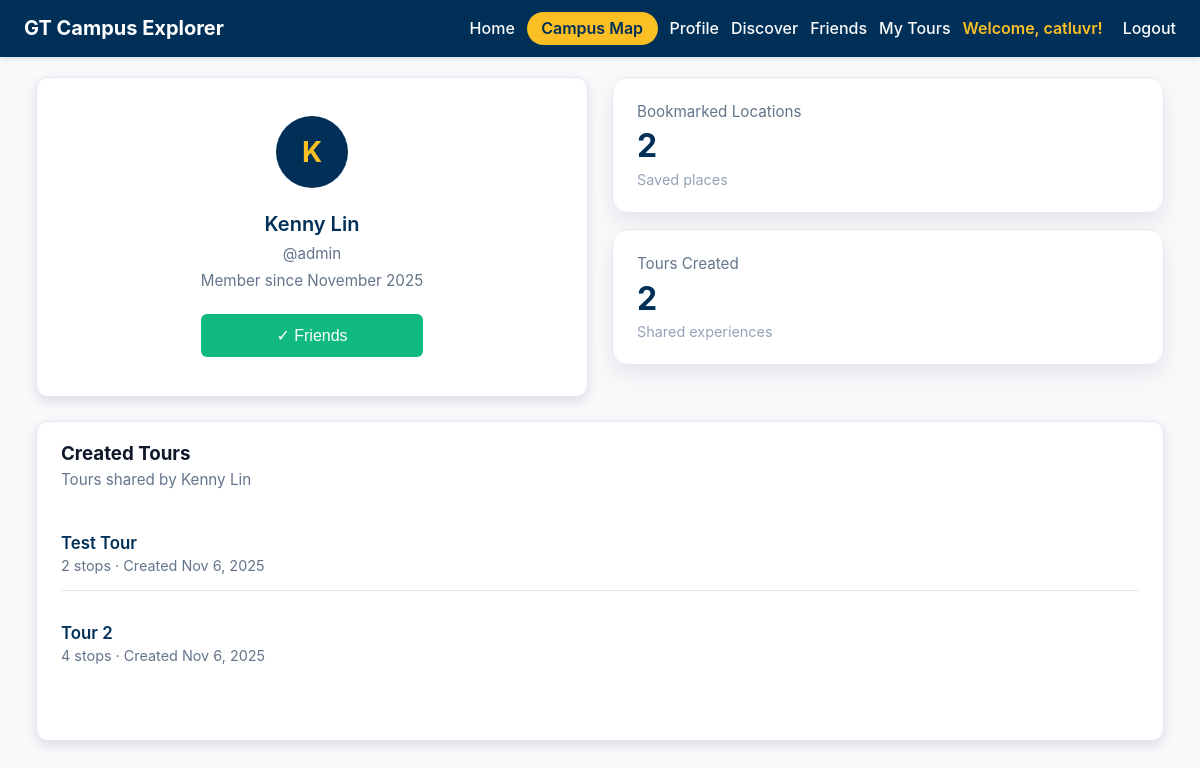
Before: /accounts/users/admin/ (signed in) with the older database file.
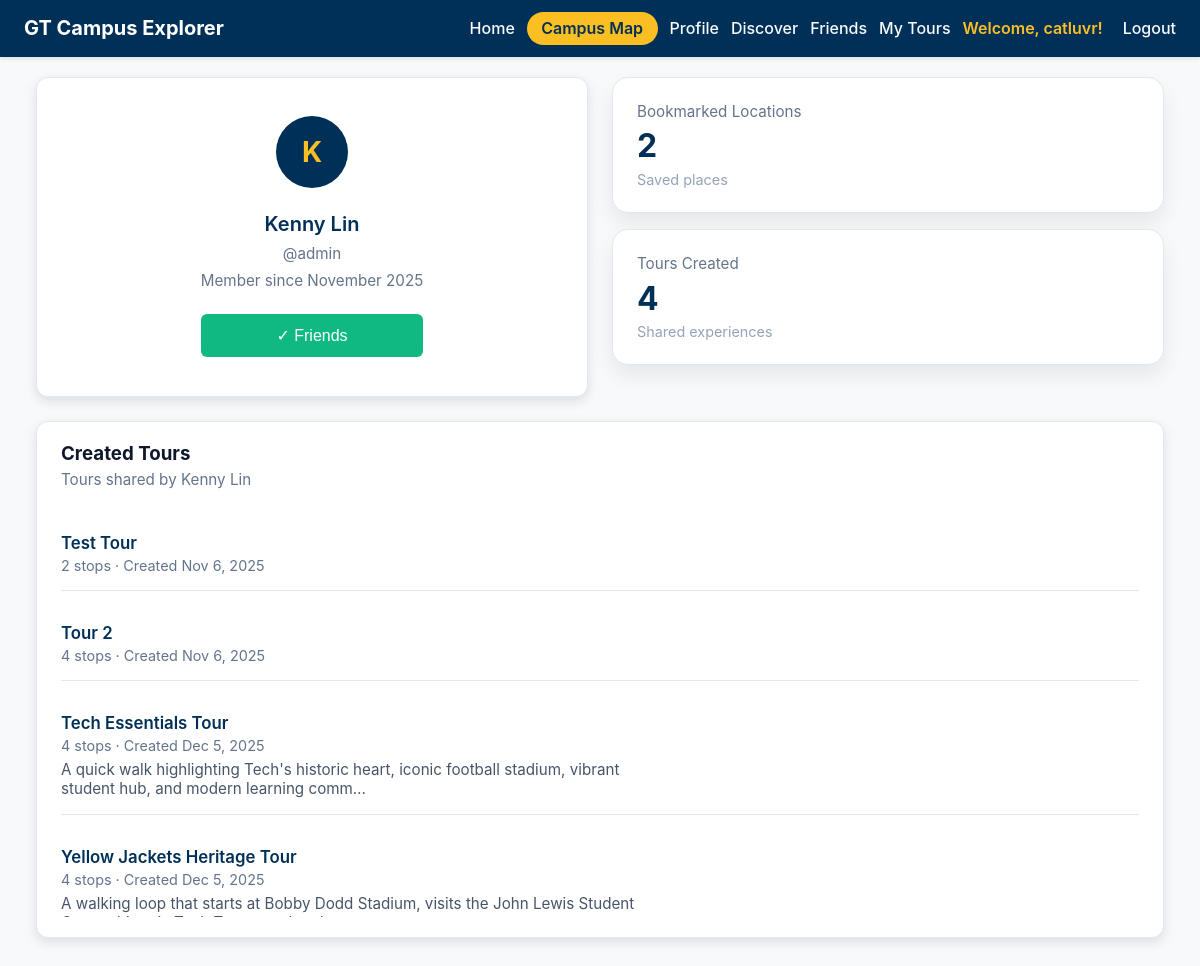
After: the same page with the newer database file.
### campus/models.py (models this page shows, shortened)
class Tour(models.Model):
    user = models.ForeignKey(User, on_delete=models.CASCADE)
    name = models.CharField(max_length=100)
    description = models.TextField(blank=True)
    created_at = models.DateTimeField(auto_now_add=True)
    route_data = models.JSONField(
        blank=True,
        null=True,
        help_text="Cached route segments from Google Directions API"
    )
    is_official = models.BooleanField(
        default=False,
        help_text="Mark as official tour visible to all users."
    )
    class Meta:
        ordering = ['-created_at']

### accounts/views.py (the view)
# urls.py: path('users/<str:username>/', views.view_user_profile, name='user_profile'),
@login_required
def view_user_profile(request, username):
    user = get_object_or_404(User, username=username)
    user_profile, _ = UserProfile.objects.get_or_create(user=user)
    if user == request.user:
        return redirect('accounts:profile')
    if user_profile.is_private:
        messages.error(request, 'This profile is private.')
        return redirect('accounts:discover')
    location_bookmarks = list(
        Bookmark.objects
        .filter(user=user)
        .select_related('location')
    )
    created_tours = list(
        Tour.objects
        .filter(user=user)
        .prefetch_related('stops__location')
        .annotate(stop_total=Count('stops'))
    )
    full_name = user.get_full_name().strip()
    display_name = full_name if full_name else user.username
    name_for_initial = user.first_name or user.username or '?'
    initial = name_for_initial[0].upper()
    friendship_status = None
    friendship_id = None
    outgoing = Friendship.objects.filter(from_user=request.user, to_user=user).first()
    incoming = Friendship.objects.filter(from_user=user, to_user=request.user).first()
    if outgoing:
        friendship_status = outgoing.status
        friendship_id = outgoing.id
    elif incoming:
        if incoming.status == 'accepted':
            friendship_status = 'accepted'
            friendship_id = incoming.id
    context = {
        'profile_user': user,
        'user_profile': user_profile,
        'display_name': display_name,
        'user_initial': initial,
        'affiliation': user_profile.affiliation,
        'location_count': len(location_bookmarks),
        'tour_count': len(created_tours),
        'created_tours': created_tours,
        'friendship_status': friendship_status,
        'friendship_id': friendship_id,
    }
    return render(request, 'accounts/user_profile.html', context)

### accounts/templates/accounts/user_profile.html (shortened to what this page needs)
{% extends 'base.html' %}
{% load static %}
{% block extra_head %}
<link rel="stylesheet" href="{% static 'accounts/profile.css' %}">
{% endblock %}
{% block content %}
<section class="profile-page">
    <div class="profile-container">
        <div class="profile-header-stats-container">
            <div class="profile-header panel">
                <div class="profile-avatar">{{ user_initial }}</div>
                <div class="profile-header-text">
                    <p class="profile-welcome">{{ display_name }}</p>
                    <p class="profile-meta">@{{ profile_user.username }}</p>
                    <p class="profile-meta">Member since {{ profile_user.date_joined|date:"F Y" }}</p>
                    {% if friendship_status == 'accepted' %}
                        <button class="friend-action-button btn-friends" onclick="removeFriend({{ profile_user.id }})">
                            ✓ Friends
                        </button>
                    {% elif friendship_status == 'pending' %}
                        <button class="friend-action-button btn-pending" disabled>
                            Request Pending
                        </button>
                    {% else %}
                        <button class="friend-action-button btn-add-friend" onclick="sendFriendRequest({{ profile_user.id }})">
                            + Add Friend
                        </button>
                    {% endif %}
                </div>
            </div>
            <div class="profile-summary-grid">
                <article class="profile-stat-card">
                    <p class="profile-stat-label">Bookmarked Locations</p>
                    <p class="profile-stat-value">{{ location_count }}</p>
                    <p class="profile-stat-subtext">Saved places</p>
                </article>
                <article class="profile-stat-card">
                    <p class="profile-stat-label">Tours Created</p>
                    <p class="profile-stat-value">{{ tour_count }}</p>
                    <p class="profile-stat-subtext">Shared experiences</p>
                </article>
            </div>
        </div>
        <section class="profile-panel panel">
            <div class="profile-section-header">
                <div>
                    <h3>Created Tours</h3>
                    <p class="profile-section-subtext">Tours shared by {{ display_name }}</p>
                </div>
            </div>
            {% if created_tours %}
                <ul class="profile-list">
                    {% for tour in created_tours %}
                        <li class="profile-list-item">
                            <div>
                                <p class="profile-item-title">{{ tour.name }}</p>
                                <p class="profile-item-meta">
                                    {{ tour.stop_total }} stop{{ tour.stop_total|pluralize }}
                                    · Created {{ tour.created_at|date:"M j, Y" }}
                                </p>
                                {% if tour.description %}
                                    <p class="profile-item-description">{{ tour.description|truncatechars:120 }}</p>
                                {% endif %}
                            </div>
                        </li>
                    {% endfor %}
                </ul>
            {% else %}
                <div class="profile-empty-state">
                    <p>No tours created yet.</p>
                </div>
            {% endif %}
        </section>
    </div>
</section>
{% endblock %}

Changed rows visible on the page:
added Tour: name "Tech Essentials Tour", stop_total "4", created_at "Dec 5, 2025", description "A quick walk highlighting Tech's historic heart, iconic football stadium, vibrant student hub, and modern learning comm…"
added Tour: name "Yellow Jackets Heritage Tour", stop_total "4", created_at "Dec 5, 2025", description "A walking loop that starts at Bobby Dodd Stadium, visits the John Lewis Student…"
Other visible differences:
{{ tour_count }}: "2" → "4"
